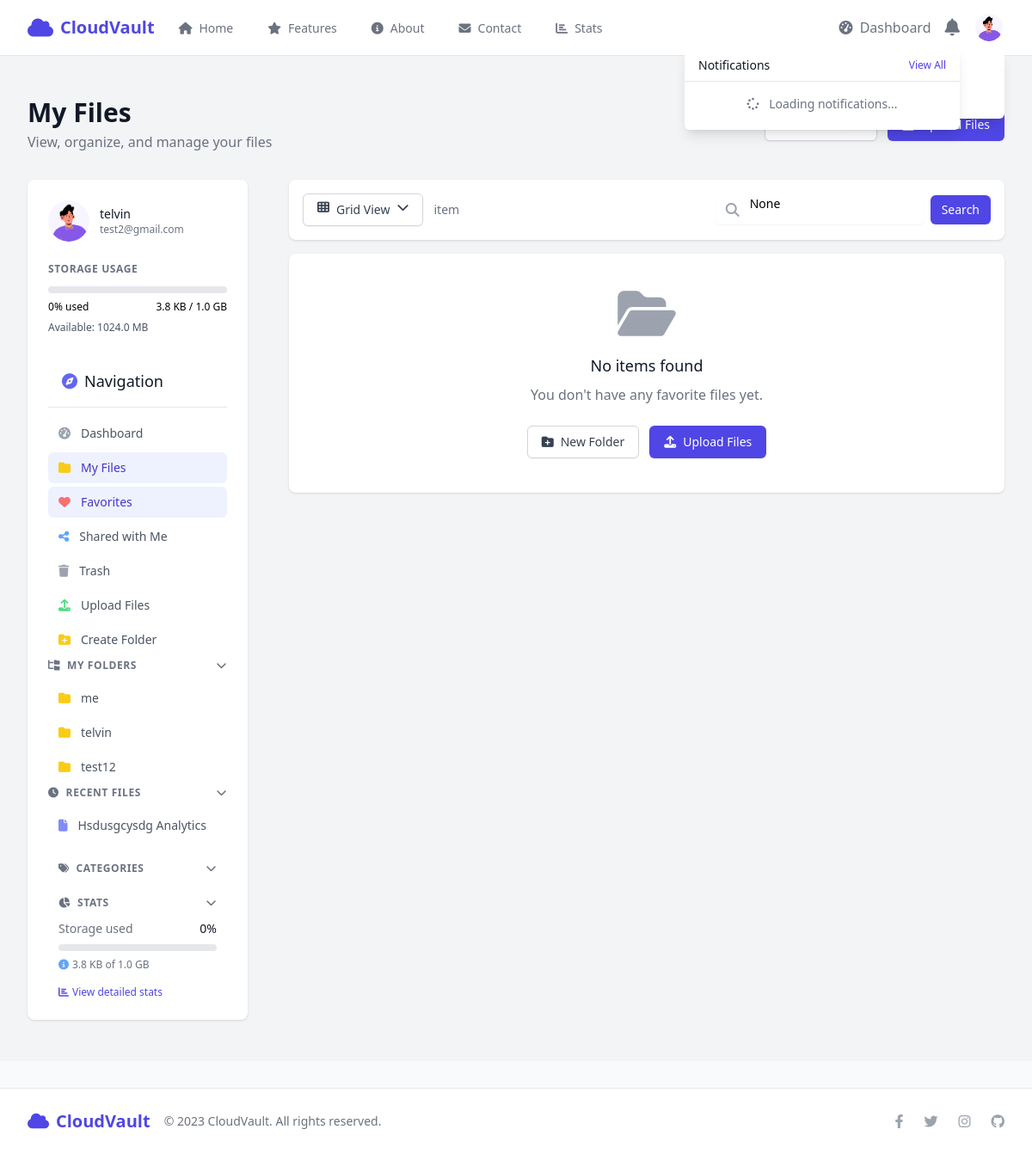
Page /files/?favorite=1 (signed in) on the earlier database version.
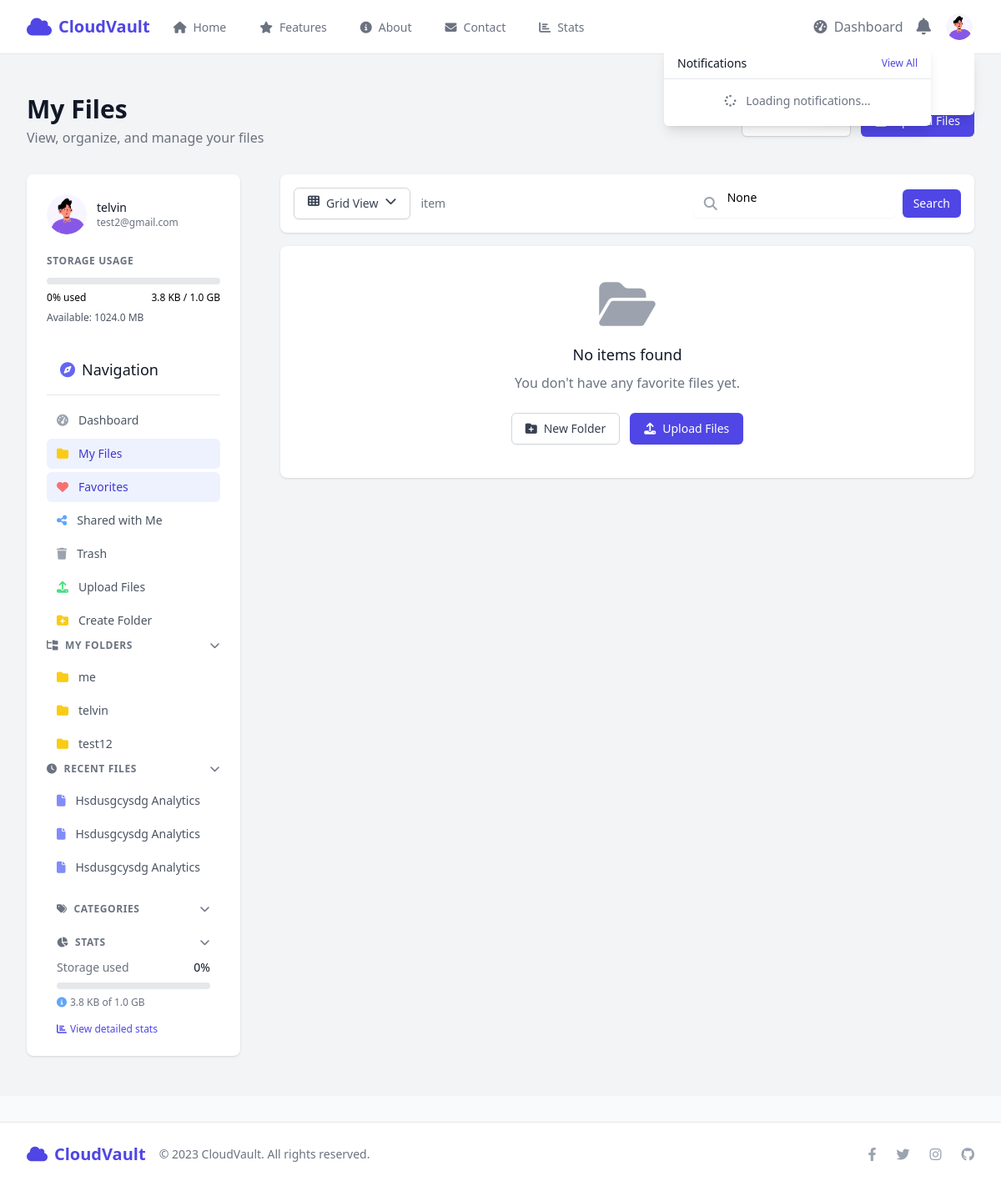
Same page on the later database version.
### files/models.py (models this page shows, shortened)
class Folder(models.Model):
    user = models.ForeignKey(User, on_delete=models.CASCADE, related_name='folders')
    name = models.CharField(max_length=255)
    parent = models.ForeignKey('self', on_delete=models.CASCADE, null=True, blank=True, related_name='subfolders')
    created_at = models.DateTimeField(default=timezone.now)
    updated_at = models.DateTimeField(auto_now=True)
    deleted_at = models.DateTimeField(null=True, blank=True)
    class Meta:
        unique_together = ('user', 'name', 'parent')
        ordering = ['name']

class FileItem(models.Model):
    user = models.ForeignKey(User, on_delete=models.CASCADE, related_name='files')
    title = models.CharField(max_length=255)
    description = models.TextField(blank=True, null=True)
    file = models.FileField(upload_to=get_file_path)
    file_size = models.BigIntegerField(default=0)  # Size in bytes
    category = models.ForeignKey(FileCategory, on_delete=models.SET_NULL, null=True, blank=True)
    folder = models.ForeignKey(Folder, on_delete=models.CASCADE, null=True, blank=True, related_name='files')
    is_favorite = models.BooleanField(default=False)
    is_public = models.BooleanField(default=False)
    created_at = models.DateTimeField(default=timezone.now)
    updated_at = models.DateTimeField(auto_now=True)
    deleted_at = models.DateTimeField(null=True, blank=True)  # For soft delete/trash functionality
    view_count = models.IntegerField(default=0)
    download_count = models.IntegerField(default=0)
    class Meta:
        ordering = ['-updated_at']

### files/views.py (the view)
# urls.py: path('', views.file_list, name='file_list'),
@login_required
def file_list(request):
    category_id = request.GET.get('category')
    favorite = request.GET.get('favorite')
    query = request.GET.get('q')
    trash = request.GET.get('trash')
    if trash:
        files = FileItem.objects.filter(user=request.user, deleted_at__isnull=False)
    else:
        files = FileItem.objects.filter(user=request.user, deleted_at__isnull=True)
    if category_id:
        files = files.filter(category_id=category_id)
    if favorite:
        files = files.filter(is_favorite=True)
    if query:
        files = files.filter(
            Q(title__icontains=query) |
            Q(description__icontains=query)
        )
    categories = FileCategory.objects.all()
    context = {
        'files': files,
        'categories': categories,
        'current_category': category_id,
        'is_favorite': favorite == '1',
        'is_trash': trash == '1',
        'query': query,
    }
    if trash:
        return render(request, 'files/trash.html', context)
    return render(request, 'files/file_list.html', context)

### accounts/models.py (called while the page is built)
    def get_storage_usage_percentage(self):
        if self.storage_limit == 0:
            return 0
        return min(100, int((self.storage_used / self.storage_limit) * 100))

    def get_readable_storage_used(self):
        size = self.storage_used
        for unit in ['B', 'KB', 'MB', 'GB']:
            if size < 1024 or unit == 'GB':
                return f"{size:.1f} {unit}"
            size /= 1024

    def get_readable_storage_limit(self):
        size = self.storage_limit
        for unit in ['B', 'KB', 'MB', 'GB']:
            if size < 1024 or unit == 'GB':
                return f"{size:.1f} {unit}"
            size /= 1024

    def get_available_storage_readable(self):
        available = max(0, self.storage_limit - self.storage_used)
        size = available
        for unit in ['B', 'KB', 'MB', 'GB']:
            if size < 1024 or unit == 'GB':
                return f"{size:.1f} {unit}"
            size /= 1024

### templates/files/file_list.html (shortened to what the changed rows need)
{% extends 'base.html' %}
{% block content %}
<div class="bg-gray-100 min-h-[80vh]">
    <div class="max-w-7xl mx-auto py-6 sm:px-6 lg:px-8">
        <div class="px-4 py-6 sm:px-0">
            <div class="mb-8">
                <div class="flex flex-col md:flex-row md:items-center md:justify-between">
                    <div class="mb-4 md:mb-0">
                        <h1 class="text-3xl font-bold text-gray-900 fade-in">My Files</h1>
                    </div>
                </div>
            </div>
            <div class="flex flex-col md:flex-row md:space-x-6">
                {% include 'includes/dashboard_sidebar.html' %}
            </div>
        </div>
    </div>
</div>
{% endblock %}

### templates/includes/dashboard_sidebar.html (shortened to what the changed rows need)
{% load static %}
<div class="w-full md:w-64 flex-shrink-0 bg-white p-6 shadow rounded-lg mb-4 md:mb-0 md:mr-6">
    <div class=" rounded-lg  overflow-hidden h-full">
        <nav class="pt-3 space-y-1">
            <div class="mt-6">
                <div id="foldersSection" class="space-y-1">
                    {% with user_folders=request.user.folders.all|slice:":5" %}
                    {% if user_folders %}
                        {% for folder in user_folders %}
                            <a href="{% url 'files:folder_contents' folder.id %}" class="text-gray-600 hover:bg-gray-50 hover:text-gray-900 group flex items-center px-3 py-2 text-sm font-medium rounded-md">
                                <i class="fas fa-folder mr-3 text-yellow-400 group-hover:text-yellow-500"></i>
                                {{ folder.name }}
                            </a>
                        {% endfor %}
                    {% else %}
                        <div class="px-3 py-2 text-sm text-gray-500 flex items-center">
                            <i class="fas fa-info-circle mr-2 text-blue-400"></i>
                            No folders created yet
                        </div>
                    {% endif %}
                    {% endwith %}
                </div>
            </div>
            <div class="mt-6">
                <div id="recentFilesSection" class="space-y-1">
                    {% with recent_files=request.user.files.all|slice:":3" %}
                    {% if recent_files %}
                        {% for file in recent_files %}
                            <a href="{% url 'files:file_detail' file.id %}" class="text-gray-600 hover:bg-gray-50 hover:text-gray-900 group flex items-center px-3 py-2 text-sm font-medium rounded-md truncate">
                                <i class="fas fa-file mr-3 text-primary-400 group-hover:text-primary-500"></i>
                                {{ file.title }}
                            </a>
                        {% endfor %}
                    {% else %}
                        <div class="px-3 py-2 text-sm text-gray-500 flex items-center">
                            <i class="fas fa-info-circle mr-2 text-blue-400"></i>
                            No files uploaded yet
                        </div>
                    {% endif %}
                    {% endwith %}
                </div>
            </div>
        </nav>
    </div>
</div>

Differences in the rows shown:
added FileItem: title "Hsdusgcysdg Analytics"
added FileItem: title "Hsdusgcysdg Analytics"
